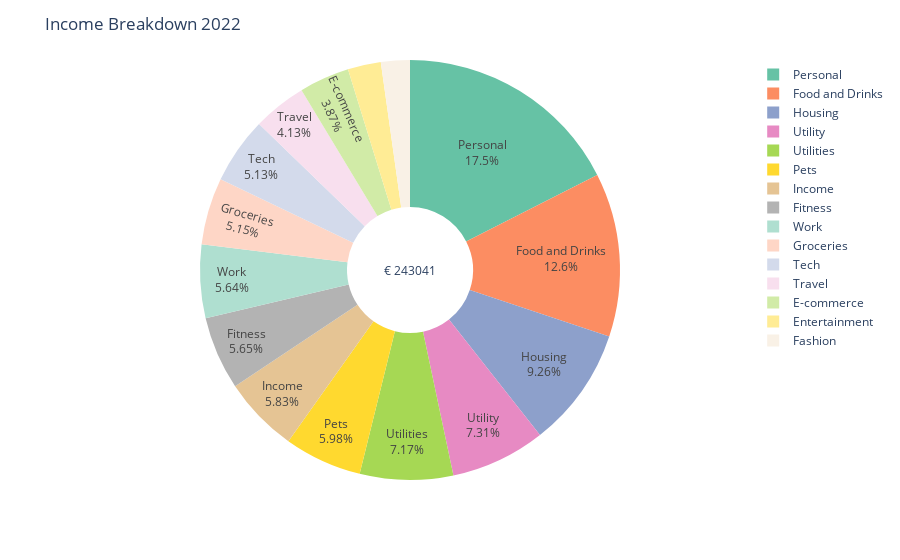

The notebook cell saved with this chart:
### Code cell
income_pie_fig_2022 = make_pie_chart(df, 2022, 'Income')
income_pie_fig_2022

### Figure 1 — Plotly figure (JSON) as saved in the notebook; plotly's stock layout.template omitted (floating-point values rounded to 4 significant figures)
{"data": [{"direction": "clockwise", "domain": {"x": [0, 1], "y": [0, 1]}, "hole": 0.3, "hovertemplate": "Category=%{label}<br>Amount (EUR)=%{value}<extra></extra>", "labels": ["Personal", "Housing", "Groceries", "Travel", "Utility", "Personal", "Travel", "Food and Drinks", "Food and Drinks", "Utility", "Pets", "Food and Drinks", "Housing", "E-commerce", "Fashion", "Utilities", "Income", "Tech", "Personal", "Food and Drinks", "Food and Drinks", "Utility", "Utility", "Utilities", "Fitness", "Fitness", "Utilities", "Utilities", "Tech", "Pets", "Fitness", "Utility", "Housing", "Utilities", "Utilities", "Housing", "Housing", "Personal", "Housing", "Fitness", "Travel", "Entertainment", "Fashion", "Work", "Groceries", "Income", "Personal", "Food and Drinks", "Entertainment", "Personal", "Personal", "Work", "Groceries", "Personal", "Work", "Travel", "Personal", "Work", "Food and Drinks", "Personal", "Personal", "Personal", "Fitness", "Utilities", "Food and Drinks", "Housing", "Personal", "Personal", "Housing", "Work", "E-commerce", "Travel", "Utility", "Utilities", "Pets", "Food and Drinks", "Groceries", "Food and Drinks", "Food and Drinks", "E-commerce", "Personal", "Food and Drinks", "Income", "Utilities", "Work", "Personal", "E-commerce", "Work", "Food and Drinks", "Food and Drinks", "Utility", "Housing", "Housing", "Personal", "Housing", "Fitness", "Utility", "Entertainment", "Personal", "Groceries", "Personal", "Pets", "Income", "Personal", "Pets", "Pets", "Tech", "Income", "Fitness", "Income", "Tech", "Work", "Income", "Utilities", "Personal", "Food and Drinks", "Travel", "Personal", "Tech", "E-commerce", "Pets", "Tech", "Groceries"], "legendgroup": "", "name": "", "showlegend": true, "textinfo": "label+percent", "textposition": "inside", "type": "pie", "values": [1409.0, 1118.0, 1886.0, 1149.0, 2532.0, 1426.0, 1977.0, 1589.0, 2927.0, 2042.0, 1519.0, 1859.0, 2956.0, 1939.0, 2993.0, 2704.0, 1223.0, 1991.0, 2179.0, 1646.0, 2116.0, 1256.0, 2911.0, 1598.0, 2457.0, 1298.0, 2126.0, 2249.0, 2748.0, 2864.0, 1528.0, 2767.0, 1132.0, 2367.0, 1393.0, 2910.0, 1749.0, 1158.0, 2577.0, 1316.0, 1597.0, 2047.0, 2413.0, 2881.0, 2512.0, 1838.0, 2532.0, 1374.0, 2528.0, 1825.0, 2038.0, 1827.0, 2232.0, 2651.0, 1080.0, 1169.0, 1580.0, 1579.0, 2067.0, 2645.0, 2974.0, 2086.0, 2160.0, 1014.0, 2651.0, 1444.0, 2194.0, 2604.0, 2123.0, 1336.0, 2041.0, 2027.0, 1748.0, 1093.0, 2023.0, 2965.0, 1457.0, 1534.0, 1912.0, 1294.0, 1410.0, 2309.0, 2694.0, 1680.0, 1914.0, 1004.0, 2063.0, 1288.0, 1312.0, 1608.0, 2207.0, 2121.0, 2225.0, 1568.0, 2147.0, 2142.0, 2296.0, 1618.0, 1052.0, 1793.0, 2146.0, 1380.0, 2364.0, 2862.0, 2598.0, 1698.0, 2894.0, 1818.0, 2828.0, 2372.0, 1279.0, 1809.0, 1869.0, 1199.0, 1370.0, 2750.0, 2123.0, 1871.0, 2013.0, 2058.0, 2444.0, 1532.0, 2636.0]}], "layout": {"annotations": [{"font": {"size": 12}, "showarrow": false, "text": "€ 243041", "x": 0.5, "y": 0.5}], "legend": {"tracegroupgap": 0}, "margin": {"t": 60}, "piecolorway": ["rgb(102,194,165)", "rgb(252,141,98)", "rgb(141,160,203)", "rgb(231,138,195)", "rgb(166,216,84)", "rgb(255,217,47)", "rgb(229,196,148)", "rgb(179,179,179)"], "title": {"text": "Income Breakdown 2022"}, "uniformtext": {"minsize": 10, "mode": "hide"}}}
